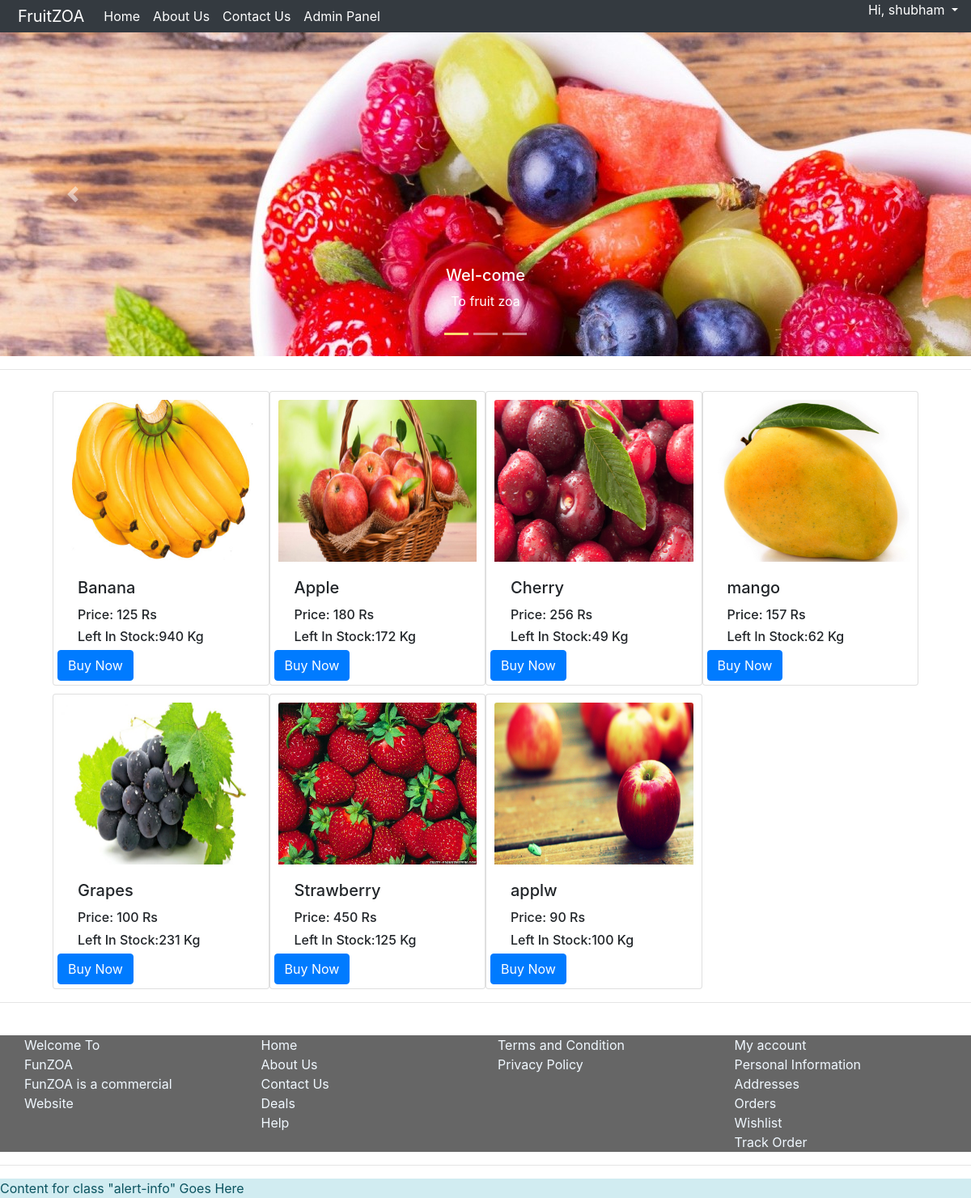
/index.php (signed in), run on the app's committed database.
### tables this page shows
CREATE TABLE `u_registration` (
  `id` int(11) NOT NULL,
  `Username` varchar(15) NOT NULL,
  `Passwords` varchar(20) NOT NULL,
  `C_Name` text NOT NULL,
  `Address` varchar(50) NOT NULL,
  `email` varchar(40) NOT NULL,
  `DOB` date NOT NULL,
  `Gender` text NOT NULL,
  `Age` int(10) NOT NULL,
  `Phone_no` varchar(12) NOT NULL,
  `date` date NOT NULL,
  `isAdmin` int(11) NOT NULL,
  `fruitid` int(10) NOT NULL,
  `Banana` int(10) DEFAULT NULL,
  `Apple` int(10) DEFAULT NULL,
  `Cherry` int(10) DEFAULT NULL,
  `mango` int(10) DEFAULT NULL,
  `Grapes` int(10) DEFAULT NULL,
  `Strawberry` int(10) DEFAULT NULL,
  `applw` int(10) NOT NULL
);

CREATE TABLE `fruitdata` (
  `id` int(15) NOT NULL,
  `Name` varchar(50) NOT NULL,
  `Discription` varchar(300) NOT NULL,
  `ImgURl` varchar(100) NOT NULL,
  `Quantity` int(11) NOT NULL,
  `Price` int(6) NOT NULL,
  `pur_price` int(6) NOT NULL,
  `sold_items` int(10) NOT NULL,
  `profit` int(10) NOT NULL
);

### index.php (the view, shortened to what this page needs)
<?php
include("navbar.php");
?>
<!DOCTYPE html>
<html lang="en">
<head>
</head>
<body style="padding-top: 70px">
	<div id="carouselExampleIndicators1" class="carousel slide" data-ride="carousel" style="background:#fcdd6f">
		<ol class="carousel-indicators">
			<li data-target="#carouselExampleIndicators1" style="background:#fcdd6f" data-slide-to="0" class="active"></li>
			<li data-target="#carouselExampleIndicators1" data-slide-to="1"></li>
			<li data-target="#carouselExampleIndicators1" data-slide-to="2"></li>
		</ol>
		<div class="carousel-inner" role="listbox">
			<div class="carousel-item active"> <img class="d-block mx-auto" src="./img/back1.jpg" alt="First slide">
				<div class="carousel-caption">
					<h5>Wel-come</h5>
					<p>To fruit zoa</p>
				</div>
			</div>
		</div>
		<a class="carousel-control-prev" href="#carouselExampleIndicators1" role="button" data-slide="prev"> <span class="carousel-control-prev-icon" aria-hidden="true"></span> <span class="sr-only">Previous</span> </a> <a class="carousel-control-next" href="#carouselExampleIndicators1" role="button" data-slide="next"> <span class="carousel-control-next-icon" aria-hidden="true"></span> <span class="sr-only">Next</span> </a> </div>
	<hr>
	<div class="row col-md-11">
		<?php
		require_once( "DB_controller.php" );
		$query = "SELECT * FROM fruitdata";
		$sql = mysqli_query( $link, $query );
		while ( $row = mysqli_fetch_array( $sql ) ) {
				$id = $row[0];
			?>
		<div class="card col-md-3"> <img class="card-img-top" src="<?php echo $row[3];?>" alt="Card image cap">
			<div class="card-body">
				<h5 class="card-title">
					<?php echo $row[1];?>
				</h5>
				<h6 class="card-titles">Price:
					<?php echo $row[5];?> Rs
				</h6>
				<h6 class="card-text">Left In Stock:<?php echo $row[4];?> Kg</h6>
				<?php
				if($user != null){
				echo '<a class="btn btn-primary card-title" id="btn" href="buynow.php?link=' . $id . '">Buy Now</a>';
				}
				else{
					echo '<a class="btn btn-primary card-title" id="btn" href="loginpage.php">Buy Now</a>';
				}
				?>
			</div>
		</div>
		<?php
		}
		?>
	</div>
	<hr>
	<br>
	<div class="container-fluid">
		<div class="container col-sm-3">
			Welcome To<br> FunZOA<br> FunZOA is a commercial
			<br> Website
		</div>
		<div class="container col-sm-3">
			Home<br> About Us<br> Contact Us<br> Deals
			<br> Help
			<br>
		</div>
		<div class="container col-sm-3">
			Terms and Condition<br> Privacy Policy
		</div>
		<div class="container col-sm-3">
			My account<br> Personal Information<br> Addresses
			<br> Orders
			<br> Wishlist
			<br> Track Order
		</div>
	</div>
	<hr>
	<footer class="alert-info">Content for class "alert-info" Goes Here</footer>
	</body>
</html>

### navbar.php (shortened to what this page needs)
<html>
<head>
</head>
<link rel="stylesheet" href="https://stackpath.bootstrapcdn.com/bootstrap/4.1.3/css/bootstrap.min.css">
<body>
	<nav class="navbar fixed-top navbar-expand-lg navbar-dark bg-dark"> <a class="navbar-brand" href="index.php">FruitZOA</a>
	  <div class="collapse navbar-collapse" id="navbarSupportedContent1">
		<ul class="navbar-nav mr-auto">
		  <li class="nav-item active"> <a class="nav-link" href="index.php">Home <span class="sr-only">(current)</span></a> </li>
		  <li class="nav-item active"> <a class="nav-link" href="aboutUs.php">About Us <span class="sr-only">(current)</span></a> </li>
		  <li class="nav-item active"> <a class="nav-link" href="ContactUs.php">Contact Us <span class="sr-only">(current)</span></a> </li>
		  <li class="nav-item active" id="adminpanel"> <a class="nav-link" href="adminpanel.php">Admin Panel <span class="sr-only">(current)</span></a> </li>
		</ul>
		  <?php
		require_once("DB_controller.php");
		$user = $_SESSION['login'];
		$query = "SELECT * FROM u_registration WHERE Username = '$user'";
		$sql = mysqli_query($link,$query);
		while($row = mysqli_fetch_array($sql)){
			$arr = explode(' ',trim($row[3]));
	  ?>
		<div class="dropdown show log">
			<p style="color:white" id="name" class="dropdown-toggle" href="#" role="button" data-toggle="dropdown" aria-haspopup="true" aria-expanded="false">Hi,
			<?php echo $arr[0];	}?><img class="userimg" src="img/apricot.jpg">  </p>
		</div>
		</div>
	</nav>
</body>
</html>

### navbar.php (style rules this page uses)
.navbar { height:40px; padding: 0px; }
.navbar-brand { padding-left: 6px; }
#name { text-decoration: none; color: white; }

### index.php (style rules this page uses)
.card { padding: 10px; margin-top: 10px; display: inline-block; }
.carousel { margin-top: -30px; margin-bottom: 5px; }
.carousel-item { width: 100%; height: 400px; }
.container-fluid { display: inline-block; background: rgba(0, 0, 0, .6); }
.card-img-top { padding: 0px; height: 200px; }
.card-text { padding: 0px; margin-bottom: 20px; display: inline-block; }
.btn { bottom: 0; margin: 5px; position: absolute; }
#btn { float: left; left: 0; }
.row { position: relative; margin: auto; right: 0; left: 0; }
.container { float: left; color: aliceblue; }

### data on the page
u_registration: C_Name "shubham"
fruitdata: ImgURl (picture), Name "Banana", Price "125", Quantity "940"
fruitdata: ImgURl (picture), Name "Apple", Price "180", Quantity "172"
fruitdata: ImgURl (picture), Name "Cherry", Price "256", Quantity "49"
fruitdata: ImgURl (picture), Name "mango", Price "157", Quantity "62"
fruitdata: ImgURl (picture), Name "Grapes", Price "100", Quantity "231"
fruitdata: ImgURl (picture), Name "Strawberry", Price "450", Quantity "125"
fruitdata: ImgURl (picture), Name "applw", Price "90", Quantity "100"
